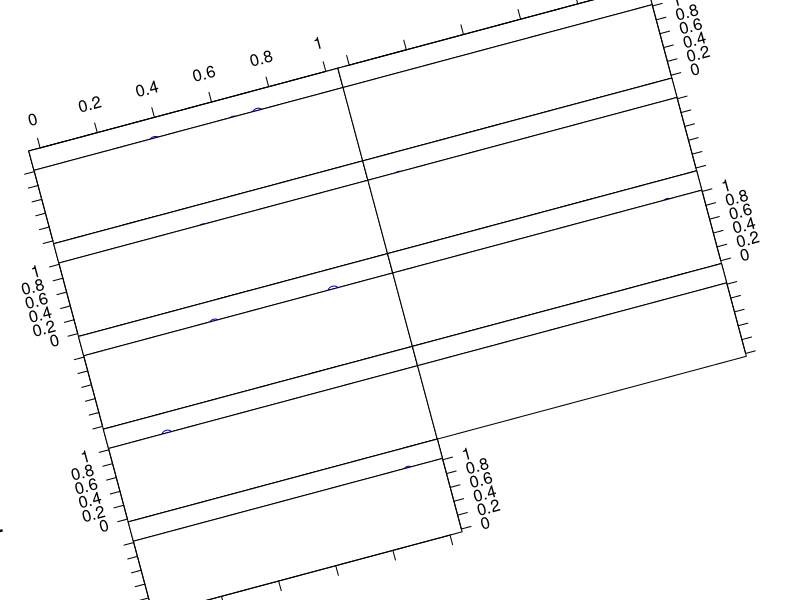
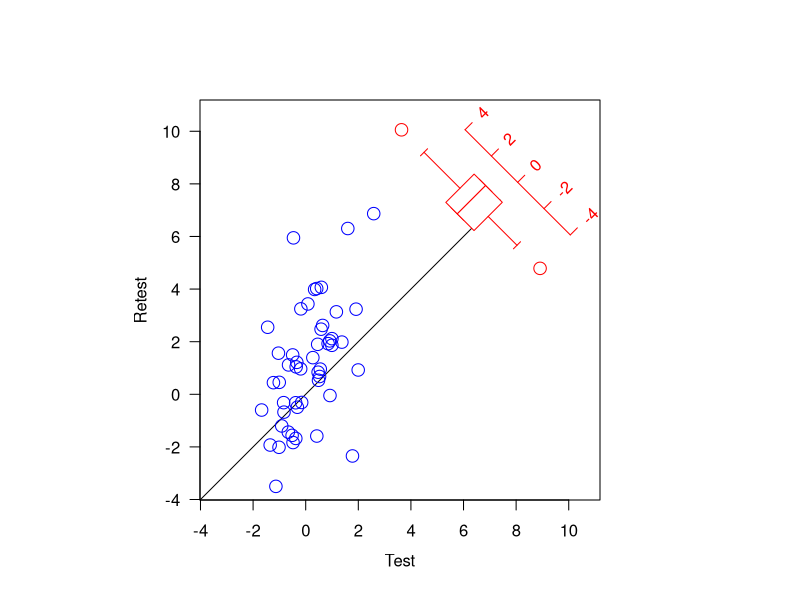
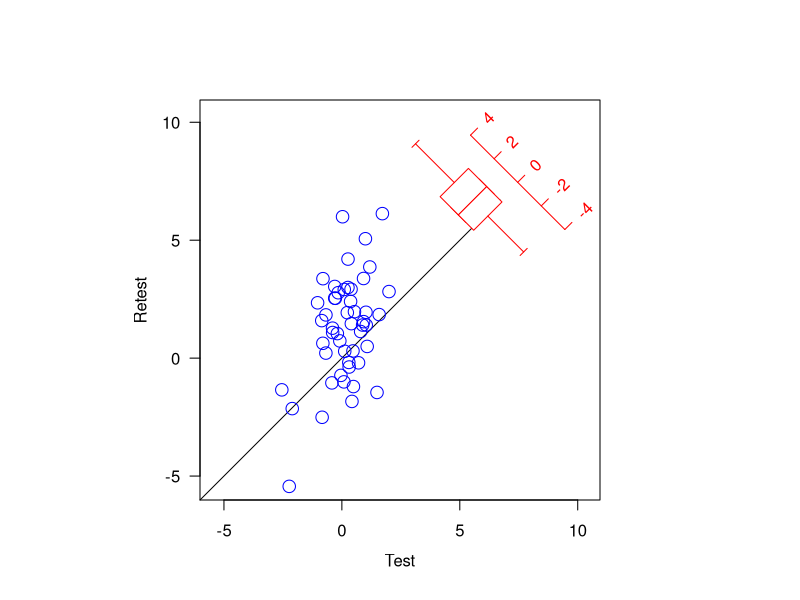

The R source for these figures, in order:
### R code from vignette source 'rotated.Rnw'

###################################################
### code chunk number 1: rotated.Rnw:18-24
###################################################
library(grDevices)
library(graphics) # for boxplot
library(stats) # for rnorm
library(grid)
ps.options(pointsize = 12)
options(width = 60)


###################################################
### code chunk number 2: rotated.Rnw:30-33
###################################################
pushViewport(viewport(h = .8, w = .8, angle = 15))
grid.multipanel(newpage = FALSE)
popViewport()


###################################################
### code chunk number 3: complex1
###################################################
x <- rnorm(50)
y <- x + rnorm(50, 1, 2)


###################################################
### code chunk number 4: complex2
###################################################
# We will extend the axes over the entire region so
# extrapolate scale from main data region
scale <- extendrange(r = range(x,y))
extscale <- c(min(scale), max(scale)+diff(scale)*1/3)


###################################################
### code chunk number 5: complex3
###################################################
lay <- grid.layout(2, 2,
                   widths = unit(c(3, 1), "inches"),
                   heights = unit(c(1, 3), "inches"))
vp1 <- viewport(width = unit(4, "inches"), height = unit(4, "inches"),
                layout = lay, xscale = extscale, yscale = extscale)


###################################################
### code chunk number 6: complex4
###################################################
grid.newpage()
pushViewport(vp1)
grid.rect()
grid.xaxis()
grid.text("Test", y = unit(-3, "lines"))
grid.yaxis()
grid.text("Retest", x = unit(-3, "lines"), rot = 90)


###################################################
### code chunk number 7: complex5
###################################################
vp2 <- viewport(layout.pos.row = 2, layout.pos.col = 1,
                xscale = scale, yscale = scale)
pushViewport(vp2)
grid.lines()
grid.points(x, y, gp = gpar(col = "blue"))
popViewport()


###################################################
### code chunk number 8: complex6
###################################################
diffs <- (y - x)
rdiffs <- range(diffs)
ddiffs <- diff(rdiffs)
bxp <- boxplot(diffs, plot = FALSE)
vp3 <- viewport(x = unit(3, "inches"),
                y = unit(3, "inches"),
                width = unit(.5, "inches"),
                # NOTE that the axis on the boxplot represents
                # actual (y - x) values BUT to make
                # the bits of the boxplot line
                # up with the data points we have to plot
                # (y - x)/sqrt(2)
                # Hence the sin(pi/4) below
                height = unit(ddiffs*sin(pi/4)/diff(scale)*3, "inches"),
                just = c("centre", "center"),
                angle = 45,
	        gp = gpar(col = "red"),
                yscale = c(-ddiffs/2, ddiffs/2))
pushViewport(vp3)
left <- -.3
width <- .8
middle <- left + width/2
grid.rect(x = left, y = unit(bxp$conf[1,1], "native"),
          width = width, height = unit(diff(bxp$conf[,1]), "native"),
          just = c("left", "bottom"),
	  gp = gpar(col = NULL, fill = "orange"))
grid.rect(x = left, y = unit(bxp$stats[4,1], "native"),
          width = width, height = unit(diff(bxp$stats[4:3,1]), "native"),
          just = c("left", "bottom"))
grid.rect(x = left, y = unit(bxp$stats[3,1], "native"),
          width = width, height = unit(diff(bxp$stats[3:2,1]), "native"),
          just = c("left", "bottom"))
grid.lines(x = c(middle, middle), y = unit(bxp$stats[1:2,1], "native"))
grid.lines(x = c(middle, middle), y = unit(bxp$stats[4:5,1], "native"))
grid.lines(x = c(middle-.1, middle+.1), y = unit(bxp$stats[1,1], "native"))
grid.lines(x = c(middle-.1, middle+.1), y = unit(bxp$stats[5,1], "native"))
np <- length(bxp$out)
if (np > 0)
  grid.points(x = rep(middle, np), y = unit(bxp$out, "native"))
grid.yaxis(main = FALSE)
popViewport(2)



###################################################
### code chunk number 9: rotated.Rnw:139-145
###################################################
x <- rnorm(50)
y <- x + rnorm(50, 1, 2)
# We will extend the axes over the entire region so
# extrapolate scale from main data region
scale <- extendrange(r = range(x,y))
extscale <- c(min(scale), max(scale)+diff(scale)*1/3)
lay <- grid.layout(2, 2,
                   widths = unit(c(3, 1), "inches"),
                   heights = unit(c(1, 3), "inches"))
vp1 <- viewport(width = unit(4, "inches"), height = unit(4, "inches"),
                layout = lay, xscale = extscale, yscale = extscale)
grid.newpage()
pushViewport(vp1)
grid.rect()
grid.xaxis()
grid.text("Test", y = unit(-3, "lines"))
grid.yaxis()
grid.text("Retest", x = unit(-3, "lines"), rot = 90)
vp2 <- viewport(layout.pos.row = 2, layout.pos.col = 1,
                xscale = scale, yscale = scale)
pushViewport(vp2)
grid.lines()
grid.points(x, y, gp = gpar(col = "blue"))
popViewport()
diffs <- (y - x)
rdiffs <- range(diffs)
ddiffs <- diff(rdiffs)
bxp <- boxplot(diffs, plot = FALSE)
vp3 <- viewport(x = unit(3, "inches"),
                y = unit(3, "inches"),
                width = unit(.5, "inches"),
                # NOTE that the axis on the boxplot represents
                # actual (y - x) values BUT to make
                # the bits of the boxplot line
                # up with the data points we have to plot
                # (y - x)/sqrt(2)
                # Hence the sin(pi/4) below
                height = unit(ddiffs*sin(pi/4)/diff(scale)*3, "inches"),
                just = c("centre", "center"),
                angle = 45,
	        gp = gpar(col = "red"),
                yscale = c(-ddiffs/2, ddiffs/2))
pushViewport(vp3)
left <- -.3
width <- .8
middle <- left + width/2
grid.rect(x = left, y = unit(bxp$conf[1,1], "native"),
          width = width, height = unit(diff(bxp$conf[,1]), "native"),
          just = c("left", "bottom"),
	  gp = gpar(col = NULL, fill = "orange"))
grid.rect(x = left, y = unit(bxp$stats[4,1], "native"),
          width = width, height = unit(diff(bxp$stats[4:3,1]), "native"),
          just = c("left", "bottom"))
grid.rect(x = left, y = unit(bxp$stats[3,1], "native"),
          width = width, height = unit(diff(bxp$stats[3:2,1]), "native"),
          just = c("left", "bottom"))
grid.lines(x = c(middle, middle), y = unit(bxp$stats[1:2,1], "native"))
grid.lines(x = c(middle, middle), y = unit(bxp$stats[4:5,1], "native"))
grid.lines(x = c(middle-.1, middle+.1), y = unit(bxp$stats[1,1], "native"))
grid.lines(x = c(middle-.1, middle+.1), y = unit(bxp$stats[5,1], "native"))
np <- length(bxp$out)
if (np > 0)
  grid.points(x = rep(middle, np), y = unit(bxp$out, "native"))
grid.yaxis(main = FALSE)
popViewport(2)



